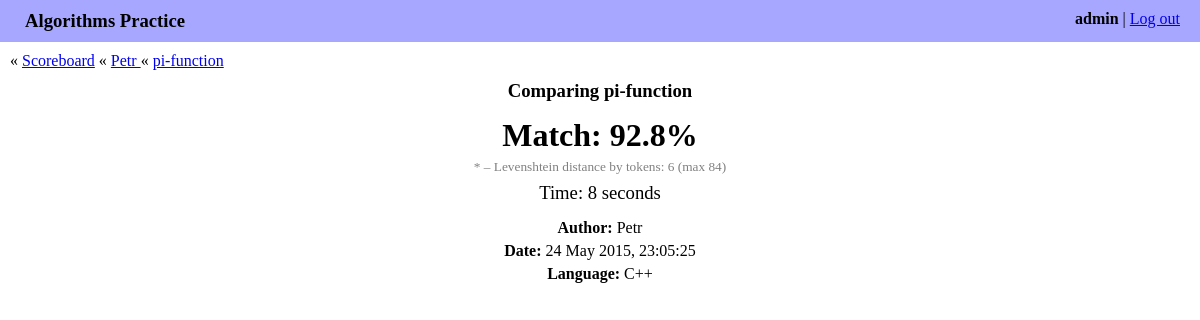
/history/Petr/pi-function/671/ (signed in), run on the app's committed database.
### algo/models.py (models this page shows, shortened)
class Submit(models.Model):
    algorithm = models.ForeignKey(Algorithm)
    author = models.ForeignKey(User)
    date = models.DateTimeField(auto_now_add=True)
    elapsed_seconds = models.IntegerField()
    source_code = models.TextField()
    score = models.FloatField()

class Algorithm(models.Model):
    name = models.CharField(max_length=255)
    slug = models.SlugField(max_length=60)
    language = models.ForeignKey(Language)
    source_code = models.TextField()

class Language(models.Model):
    name = models.CharField(max_length=255)
    mime_type = models.CharField(max_length=60)

### algo/views.py (the view)
@login_required
def show_submit(request, author_username, algorithm_slug, submit_id,
                new_submit=False):
    author = get_object_or_404(User, username=author_username)
    algorithm = get_object_or_404(Algorithm, slug=algorithm_slug)
    submit = get_object_or_404(Submit, author=author, algorithm=algorithm,
                               id=submit_id)
    comparer = CodeComparer(submit.source_code, algorithm.source_code)
    return render(request, 'algo/submit.html', {
        'comparer': comparer,
        'editable_region': comparer.editable_region,
        'new_submit': new_submit,
        'submit': submit,
    })

### algo/code_processing.py (called while the page is built)
def split_to_lines(code):
    return [line.rstrip() for line in code.splitlines()]

def split_to_tokens(code):
    return re.findall(r'\w+|\S', code)

def levenshtein_distance(a, b):
    M = len(a)
    N = len(b)
    dp = [[0 for j in range(N + 1)] for i in range(M + 1)]
    for i in range(M + 1):
        for j in range(N + 1):
            if i == 0 or j == 0:
                dp[i][j] = i + j
                continue
            dp[i][j] = min(
                dp[i][j - 1] + 1,
                dp[i - 1][j] + 1,
                dp[i - 1][j - 1] + (a[i - 1] != b[j - 1]),
            )
    return dp[M][N]

    def _calculate_score(self):
        written_tokens = split_to_tokens(self.written_fragment)
        expected_tokens = split_to_tokens(self.expected_fragment)
        self.distance = levenshtein_distance(written_tokens, expected_tokens)
        self.max_distance = max(len(written_tokens), len(expected_tokens))
        score = (1.0 - self.distance / self.max_distance) * 100
        self.score = math.floor(score * 10) / 10

### algo/templates/algo/submit.html (shortened to what this page needs)
{% extends "algo/base.html" %}
{% load staticfiles %}
{% block includes %}
<link rel="stylesheet" href="{% static 'algo/lib/codemirror-5.3/lib/codemirror.css' %}" />
<link rel="stylesheet" href="{% static 'algo/lib/codemirror-5.3/addon/scroll/simplescrollbars.css' %}" />
<link rel="stylesheet" href="{% static 'algo/lib/codemirror-5.3/addon/merge/merge.css' %}" />
{% endblock %}
{% block content %}
<div class="navigation_box">
    &laquo; <a href="{% url 'algo:index' %}">Scoreboard</a>
    &laquo; <a href="{% url 'algo:history' author_username=submit.author.username %}">
        {{ submit.author.username }}
    </a>
    &laquo; <a href="{% url 'algo:history' author_username=submit.author.username algorithm_slug=submit.algorithm.slug %}">
        {{ submit.algorithm.name }}
    </a>
</div>
<div class="submit_content">
    <h3>Comparing {{ submit.algorithm.name }}</h3>
    <div class="match_description">
        <div class="match_percents">Match: {{ comparer.score|floatformat:1 }}%</div>
        <div class="match_comment">
            * &ndash; Levenshtein distance by tokens: {{ comparer.distance }} (max {{ comparer.max_distance }})
        </div>
        <div class="submit_elapsed_time">Time: {{ submit.elapsed_seconds }} seconds</div>
    </div>
    <div class="match_continue">
        {% if new_submit %}
        <a href="{% url 'algo:check' algorithm_slug=submit.algorithm.slug %}">Try again</a>
        <a href="{% url 'algo:check_random' %}">Try random</a>
        {% else %}
        <p><b>Author:</b> {{ submit.author.username }}</p>
        <p><b>Date:</b> {{ submit.date|date:"d M Y, H:m:s" }}</p>
        <p><b>Language:</b> {{ submit.algorithm.language.name }}</p>
        {% endif %}
    </div>
{% endblock %}

### algo/templates/algo/base.html (shortened to what this page needs)
<!DOCTYPE html>
<html>
    <head>
        {% load staticfiles %}
        {% block includes %}{% endblock %}
        <link rel="stylesheet" href="{% static 'algo/style.css' %}">
    </head>
    <body>
        <div class="account_bar">
            <div class="account_info">
                <b>{{ request.user.username }}</b> | <a href="{% url 'logout' %}">Log out</a>
            </div>
            <div class="site_title">Algorithms Practice</div>
        </div>
        <div class="content">
        {% block content %}{% endblock %}
    </body>
</html>

### algo/static/algo/style.css (style rules this page uses)
body { margin: 0; }
.account_bar { background-color: #a7a7ff; padding: 10px 20px 10px 25px; }
.account_info { float: right; }
.site_title { font-size: 14pt; font-weight: bold; }
.content { margin: 10px; }
h3 { margin-top: 10px; }
.submit_content { margin-left: auto; margin-right: auto; text-align: center; width: 1000px; }
.submit_content h3 { margin-bottom: 5px; overflow-y: hidden; }
.match_description { margin-top: 15px; margin-bottom: 15px; }
.match_continue { margin: 15px; }
.match_continue a, .match_continue p { margin: 5px; }
.match_percents { font-size: 24pt; font-weight: bold; margin: 5px; }
.match_comment { color: gray; font-size: 10pt; }
.submit_elapsed_time { margin-top: 7px; font-size: 14pt; }

### data on the page
Submit: author.username "Petr", algorithm.name "pi-function", elapsed_seconds "8", date "24 May 2015, 23:05:25", algorithm.language.name "C++"

### other printed values
{{ request.user.username }} "admin"
{{ comparer.score|floatformat:1 }} "92.8"
{{ comparer.distance }} "6"
{{ comparer.max_distance }} "84"
